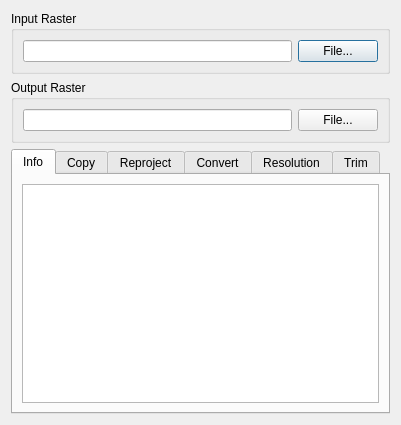
<?xml version="1.0" encoding="UTF-8"?>
<ui version="4.0">
 <class>RasterManagerDialog</class>
 <widget class="QDialog" name="RasterManagerDialog">
  <property name="geometry">
   <rect>
    <x>0</x>
    <y>0</y>
    <width>401</width>
    <height>413</height>
   </rect>
  </property>
  <property name="windowTitle">
   <string>TerraLib Raster Manager</string>
  </property>
  <layout class="QGridLayout" name="gridLayout_8">
   <item row="0" column="0">
    <widget class="QGroupBox" name="groupBox">
     <property name="title">
      <string>Input Raster</string>
     </property>
     <layout class="QGridLayout" name="gridLayout">
      <item row="0" column="0">
       <widget class="QLineEdit" name="inputLineEdit">
        <property name="readOnly">
         <bool>true</bool>
        </property>
       </widget>
      </item>
      <item row="0" column="1">
       <widget class="QPushButton" name="inputPushButton">
        <property name="text">
         <string>File...</string>
        </property>
       </widget>
      </item>
     </layout>
    </widget>
   </item>
   <item row="1" column="0">
    <widget class="QGroupBox" name="outputGroupBox">
     <property name="title">
      <string>Output Raster</string>
     </property>
     <layout class="QGridLayout" name="gridLayout_2">
      <item row="0" column="0">
       <widget class="QLineEdit" name="outputLineEdit">
        <property name="readOnly">
         <bool>true</bool>
        </property>
       </widget>
      </item>
      <item row="0" column="1">
       <widget class="QPushButton" name="outputPushButton">
        <property name="text">
         <string>File...</string>
        </property>
       </widget>
      </item>
     </layout>
    </widget>
   </item>
   <item row="2" column="0">
    <widget class="QTabWidget" name="functionsTabWidget">
     <property name="currentIndex">
      <number>0</number>
     </property>
     <widget class="QWidget" name="infoTab">
      <attribute name="title">
       <string>Info</string>
      </attribute>
      <layout class="QGridLayout" name="gridLayout_3">
       <item row="0" column="0">
        <widget class="QTextEdit" name="infoTextEdit">
         <property name="readOnly">
          <bool>true</bool>
         </property>
        </widget>
       </item>
      </layout>
     </widget>
     <widget class="QWidget" name="copyTab">
      <attribute name="title">
       <string>Copy</string>
      </attribute>
      <layout class="QGridLayout" name="gridLayout_4">
       <item row="0" column="0">
        <layout class="QHBoxLayout" name="horizontalLayout_2">
         <item>
          <layout class="QVBoxLayout" name="verticalLayout">
           <item>
            <widget class="QLabel" name="label">
             <property name="text">
              <string>Bands:</string>
             </property>
            </widget>
           </item>
           <item>
            <widget class="QListWidget" name="copyBandsListWidget">
             <property name="sizePolicy">
              <sizepolicy hsizetype="Fixed" vsizetype="Expanding">
               <horstretch>0</horstretch>
               <verstretch>0</verstretch>
              </sizepolicy>
             </property>
             <property name="maximumSize">
              <size>
               <width>60</width>
               <height>16777215</height>
              </size>
             </property>
             <property name="selectionMode">
              <enum>QAbstractItemView::MultiSelection</enum>
             </property>
            </widget>
           </item>
          </layout>
         </item>
         <item>
          <widget class="Line" name="line_2">
           <property name="orientation">
            <enum>Qt::Vertical</enum>
           </property>
          </widget>
         </item>
         <item>
          <layout class="QVBoxLayout" name="verticalLayout_2">
           <item>
            <widget class="QLabel" name="label_2">
             <property name="text">
              <string>Band Type:</string>
             </property>
            </widget>
           </item>
           <item>
            <widget class="QComboBox" name="copyBandTypeComboBox"/>
           </item>
           <item>
            <spacer name="verticalSpacer">
             <property name="orientation">
              <enum>Qt::Vertical</enum>
             </property>
             <property name="sizeHint" stdset="0">
              <size>
               <width>20</width>
               <height>40</height>
              </size>
             </property>
            </spacer>
           </item>
          </layout>
         </item>
         <item>
          <spacer name="horizontalSpacer_2">
           <property name="orientation">
            <enum>Qt::Horizontal</enum>
           </property>
           <property name="sizeHint" stdset="0">
            <size>
             <width>40</width>
             <height>20</height>
            </size>
           </property>
          </spacer>
         </item>
        </layout>
       </item>
       <item row="1" column="0">
        <widget class="Line" name="line">
         <property name="orientation">
          <enum>Qt::Horizontal</enum>
         </property>
        </widget>
       </item>
       <item row="2" column="0">
        <widget class="QPushButton" name="copyPushButton">
         <property name="text">
          <string>Copy</string>
         </property>
        </widget>
       </item>
      </layout>
     </widget>
     <widget class="QWidget" name="reprojectTab">
      <attribute name="title">
       <string>Reproject</string>
      </attribute>
      <layout class="QGridLayout" name="gridLayout_6">
       <item row="0" column="0">
        <widget class="QLabel" name="label_3">
         <property name="text">
          <string>SRID:</string>
         </property>
        </widget>
       </item>
       <item row="1" column="0">
        <widget class="QLineEdit" name="sridLineEdit"/>
       </item>
       <item row="2" column="0">
        <spacer name="verticalSpacer_2">
         <property name="orientation">
          <enum>Qt::Vertical</enum>
         </property>
         <property name="sizeHint" stdset="0">
          <size>
           <width>20</width>
           <height>141</height>
          </size>
         </property>
        </spacer>
       </item>
       <item row="3" column="0">
        <widget class="Line" name="line_3">
         <property name="orientation">
          <enum>Qt::Horizontal</enum>
         </property>
        </widget>
       </item>
       <item row="4" column="0">
        <widget class="QPushButton" name="reprojectPushButton">
         <property name="text">
          <string>Reproject</string>
         </property>
        </widget>
       </item>
      </layout>
     </widget>
     <widget class="QWidget" name="convertTab">
      <attribute name="title">
       <string>Convert</string>
      </attribute>
      <layout class="QGridLayout" name="gridLayout_5">
       <item row="0" column="0">
        <layout class="QHBoxLayout" name="horizontalLayout">
         <item>
          <layout class="QVBoxLayout" name="verticalLayout_4">
           <item>
            <widget class="QLabel" name="label_5">
             <property name="text">
              <string>Extension:</string>
             </property>
            </widget>
           </item>
           <item>
            <widget class="QComboBox" name="extensionComboBox"/>
           </item>
           <item>
            <spacer name="verticalSpacer_3">
             <property name="orientation">
              <enum>Qt::Vertical</enum>
             </property>
             <property name="sizeHint" stdset="0">
              <size>
               <width>20</width>
               <height>40</height>
              </size>
             </property>
            </spacer>
           </item>
          </layout>
         </item>
         <item>
          <spacer name="horizontalSpacer">
           <property name="orientation">
            <enum>Qt::Horizontal</enum>
           </property>
           <property name="sizeHint" stdset="0">
            <size>
             <width>181</width>
             <height>20</height>
            </size>
           </property>
          </spacer>
         </item>
        </layout>
       </item>
       <item row="1" column="0">
        <widget class="Line" name="line_4">
         <property name="orientation">
          <enum>Qt::Horizontal</enum>
         </property>
        </widget>
       </item>
       <item row="2" column="0">
        <widget class="QPushButton" name="convertPushButton">
         <property name="text">
          <string>Convert</string>
         </property>
        </widget>
       </item>
      </layout>
     </widget>
     <widget class="QWidget" name="resolutionTab">
      <attribute name="title">
       <string>Resolution</string>
      </attribute>
      <layout class="QGridLayout" name="gridLayout_7">
       <item row="0" column="0">
        <layout class="QVBoxLayout" name="verticalLayout_5">
         <item>
          <layout class="QHBoxLayout" name="horizontalLayout_4">
           <item>
            <layout class="QVBoxLayout" name="verticalLayout_3">
             <item>
              <widget class="QLabel" name="label_8">
               <property name="text">
                <string>Method:</string>
               </property>
              </widget>
             </item>
             <item>
              <widget class="QComboBox" name="methodComboBox">
               <property name="minimumSize">
                <size>
                 <width>100</width>
                 <height>0</height>
                </size>
               </property>
              </widget>
             </item>
            </layout>
           </item>
           <item>
            <widget class="Line" name="line_7">
             <property name="orientation">
              <enum>Qt::Vertical</enum>
             </property>
            </widget>
           </item>
           <item>
            <layout class="QVBoxLayout" name="verticalLayout_6">
             <item>
              <widget class="QLabel" name="label_7">
               <property name="text">
                <string>Scale:</string>
               </property>
              </widget>
             </item>
             <item>
              <layout class="QHBoxLayout" name="horizontalLayout_3">
               <item>
                <widget class="QLabel" name="label_6">
                 <property name="text">
                  <string>x</string>
                 </property>
                </widget>
               </item>
               <item>
                <widget class="QSpinBox" name="scaleSpinBox">
                 <property name="minimum">
                  <number>-99</number>
                 </property>
                 <property name="maximum">
                  <number>99</number>
                 </property>
                 <property name="value">
                  <number>1</number>
                 </property>
                </widget>
               </item>
              </layout>
             </item>
            </layout>
           </item>
           <item>
            <spacer name="horizontalSpacer_3">
             <property name="orientation">
              <enum>Qt::Horizontal</enum>
             </property>
             <property name="sizeHint" stdset="0">
              <size>
               <width>40</width>
               <height>20</height>
              </size>
             </property>
            </spacer>
           </item>
          </layout>
         </item>
         <item>
          <spacer name="verticalSpacer_4">
           <property name="orientation">
            <enum>Qt::Vertical</enum>
           </property>
           <property name="sizeHint" stdset="0">
            <size>
             <width>20</width>
             <height>135</height>
            </size>
           </property>
          </spacer>
         </item>
         <item>
          <widget class="Line" name="line_5">
           <property name="orientation">
            <enum>Qt::Horizontal</enum>
           </property>
          </widget>
         </item>
         <item>
          <widget class="QPushButton" name="resolutionPushButton">
           <property name="text">
            <string>Change Resolution</string>
           </property>
          </widget>
         </item>
        </layout>
       </item>
      </layout>
     </widget>
     <widget class="QWidget" name="trimTab">
      <attribute name="title">
       <string>Trim</string>
      </attribute>
      <layout class="QGridLayout" name="gridLayout_9">
       <item row="0" column="0">
        <layout class="QHBoxLayout" name="horizontalLayout_5">
         <item>
          <widget class="QFrame" name="frame_2">
           <property name="minimumSize">
            <size>
             <width>310</width>
             <height>180</height>
            </size>
           </property>
           <property name="frameShape">
            <enum>QFrame::StyledPanel</enum>
           </property>
           <property name="frameShadow">
            <enum>QFrame::Raised</enum>
           </property>
           <widget class="QWidget" name="layoutWidget">
            <property name="geometry">
             <rect>
              <x>120</x>
              <y>130</y>
              <width>102</width>
              <height>41</height>
             </rect>
            </property>
            <layout class="QVBoxLayout" name="verticalLayout_9">
             <item>
              <widget class="QLabel" name="label_10">
               <property name="text">
                <string>LLY:</string>
               </property>
              </widget>
             </item>
             <item>
              <widget class="QLineEdit" name="llyLineEdit">
               <property name="maximumSize">
                <size>
                 <width>100</width>
                 <height>16777215</height>
                </size>
               </property>
              </widget>
             </item>
            </layout>
           </widget>
           <widget class="QWidget" name="layoutWidget">
            <property name="geometry">
             <rect>
              <x>170</x>
              <y>10</y>
              <width>102</width>
              <height>41</height>
             </rect>
            </property>
            <layout class="QVBoxLayout" name="verticalLayout_10">
             <item>
              <widget class="QLabel" name="label_12">
               <property name="text">
                <string>URX:</string>
               </property>
              </widget>
             </item>
             <item>
              <widget class="QLineEdit" name="urxLineEdit">
               <property name="maximumSize">
                <size>
                 <width>100</width>
                 <height>16777215</height>
                </size>
               </property>
              </widget>
             </item>
            </layout>
           </widget>
           <widget class="QFrame" name="frame">
            <property name="geometry">
             <rect>
              <x>120</x>
              <y>60</y>
              <width>71</width>
              <height>61</height>
             </rect>
            </property>
            <property name="frameShape">
             <enum>QFrame::StyledPanel</enum>
            </property>
            <property name="frameShadow">
             <enum>QFrame::Plain</enum>
            </property>
           </widget>
           <widget class="QWidget" name="layoutWidget">
            <property name="geometry">
             <rect>
              <x>10</x>
              <y>80</y>
              <width>102</width>
              <height>41</height>
             </rect>
            </property>
            <layout class="QVBoxLayout" name="verticalLayout_8">
             <item>
              <widget class="QLabel" name="label_9">
               <property name="text">
                <string>LLX:</string>
               </property>
              </widget>
             </item>
             <item>
              <widget class="QLineEdit" name="llxLineEdit">
               <property name="maximumSize">
                <size>
                 <width>100</width>
                 <height>16777215</height>
                </size>
               </property>
              </widget>
             </item>
            </layout>
           </widget>
           <widget class="QWidget" name="layoutWidget">
            <property name="geometry">
             <rect>
              <x>200</x>
              <y>60</y>
              <width>102</width>
              <height>41</height>
             </rect>
            </property>
            <layout class="QVBoxLayout" name="verticalLayout_11">
             <item>
              <widget class="QLabel" name="label_11">
               <property name="text">
                <string>URY:</string>
               </property>
              </widget>
             </item>
             <item>
              <widget class="QLineEdit" name="uryLineEdit">
               <property name="maximumSize">
                <size>
                 <width>100</width>
                 <height>16777215</height>
                </size>
               </property>
              </widget>
             </item>
            </layout>
           </widget>
          </widget>
         </item>
         <item>
          <spacer name="horizontalSpacer_4">
           <property name="orientation">
            <enum>Qt::Horizontal</enum>
           </property>
           <property name="sizeHint" stdset="0">
            <size>
             <width>18</width>
             <height>20</height>
            </size>
           </property>
          </spacer>
         </item>
        </layout>
       </item>
       <item row="1" column="0">
        <spacer name="verticalSpacer_5">
         <property name="orientation">
          <enum>Qt::Vertical</enum>
         </property>
         <property name="sizeHint" stdset="0">
          <size>
           <width>20</width>
           <height>84</height>
          </size>
         </property>
        </spacer>
       </item>
       <item row="2" column="0">
        <widget class="Line" name="line_6">
         <property name="orientation">
          <enum>Qt::Horizontal</enum>
         </property>
        </widget>
       </item>
       <item row="3" column="0">
        <widget class="QPushButton" name="trimPushButton">
         <property name="text">
          <string>Trim</string>
         </property>
        </widget>
       </item>
      </layout>
     </widget>
    </widget>
   </item>
  </layout>
 </widget>
 <tabstops>
  <tabstop>inputLineEdit</tabstop>
  <tabstop>inputPushButton</tabstop>
  <tabstop>outputLineEdit</tabstop>
  <tabstop>outputPushButton</tabstop>
  <tabstop>functionsTabWidget</tabstop>
  <tabstop>infoTextEdit</tabstop>
  <tabstop>copyBandsListWidget</tabstop>
  <tabstop>copyBandTypeComboBox</tabstop>
  <tabstop>copyPushButton</tabstop>
  <tabstop>sridLineEdit</tabstop>
  <tabstop>reprojectPushButton</tabstop>
  <tabstop>extensionComboBox</tabstop>
  <tabstop>convertPushButton</tabstop>
  <tabstop>methodComboBox</tabstop>
  <tabstop>scaleSpinBox</tabstop>
  <tabstop>resolutionPushButton</tabstop>
  <tabstop>llyLineEdit</tabstop>
  <tabstop>urxLineEdit</tabstop>
  <tabstop>llxLineEdit</tabstop>
  <tabstop>uryLineEdit</tabstop>
  <tabstop>trimPushButton</tabstop>
 </tabstops>
 <resources/>
 <connections/>
</ui>
